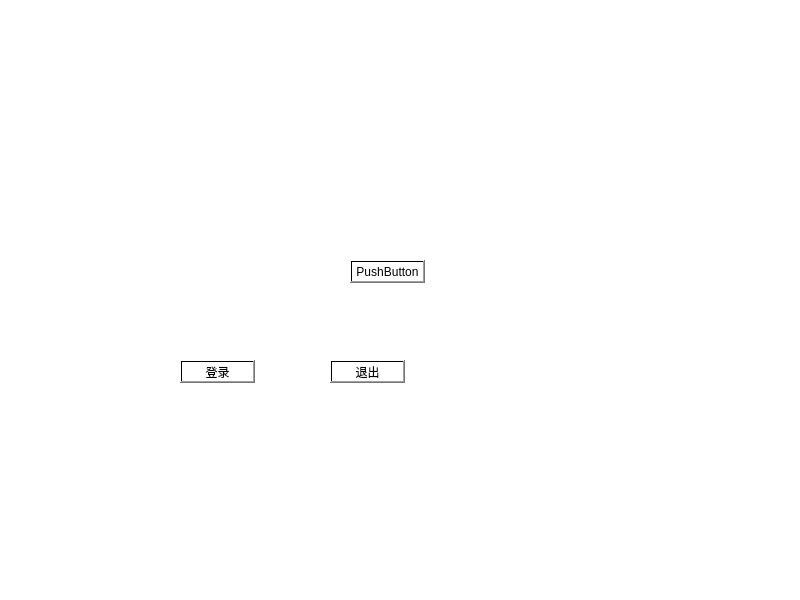
<?xml version="1.0" encoding="UTF-8"?>
<ui version="4.0">
 <class>login</class>
 <widget class="QMainWindow" name="login">
  <property name="geometry">
   <rect>
    <x>0</x>
    <y>0</y>
    <width>800</width>
    <height>600</height>
   </rect>
  </property>
  <property name="windowTitle">
   <string>MainWindow</string>
  </property>
  <property name="styleSheet">
   <string notr="true">background-color: qlineargradient(spread:pad, x1:0, y1:0, x2:1, y2:0, stop:0 rgba(255, 255, 255, 255), stop:1 rgba(255, 255, 255, 255));</string>
  </property>
  <widget class="QWidget" name="centralwidget">
   <widget class="QPushButton" name="pushButton">
    <property name="geometry">
     <rect>
      <x>180</x>
      <y>360</y>
      <width>75</width>
      <height>23</height>
     </rect>
    </property>
    <property name="text">
     <string>登录</string>
    </property>
   </widget>
   <widget class="QPushButton" name="pushButton_2">
    <property name="geometry">
     <rect>
      <x>330</x>
      <y>360</y>
      <width>75</width>
      <height>23</height>
     </rect>
    </property>
    <property name="text">
     <string>退出</string>
    </property>
   </widget>
   <widget class="QPushButton" name="pushButton_3">
    <property name="geometry">
     <rect>
      <x>350</x>
      <y>260</y>
      <width>75</width>
      <height>23</height>
     </rect>
    </property>
    <property name="text">
     <string>PushButton</string>
    </property>
   </widget>
  </widget>
  <widget class="QMenuBar" name="menubar">
   <property name="geometry">
    <rect>
     <x>0</x>
     <y>0</y>
     <width>800</width>
     <height>22</height>
    </rect>
   </property>
  </widget>
  <widget class="QStatusBar" name="statusbar"/>
 </widget>
 <resources/>
 <connections/>
</ui>
